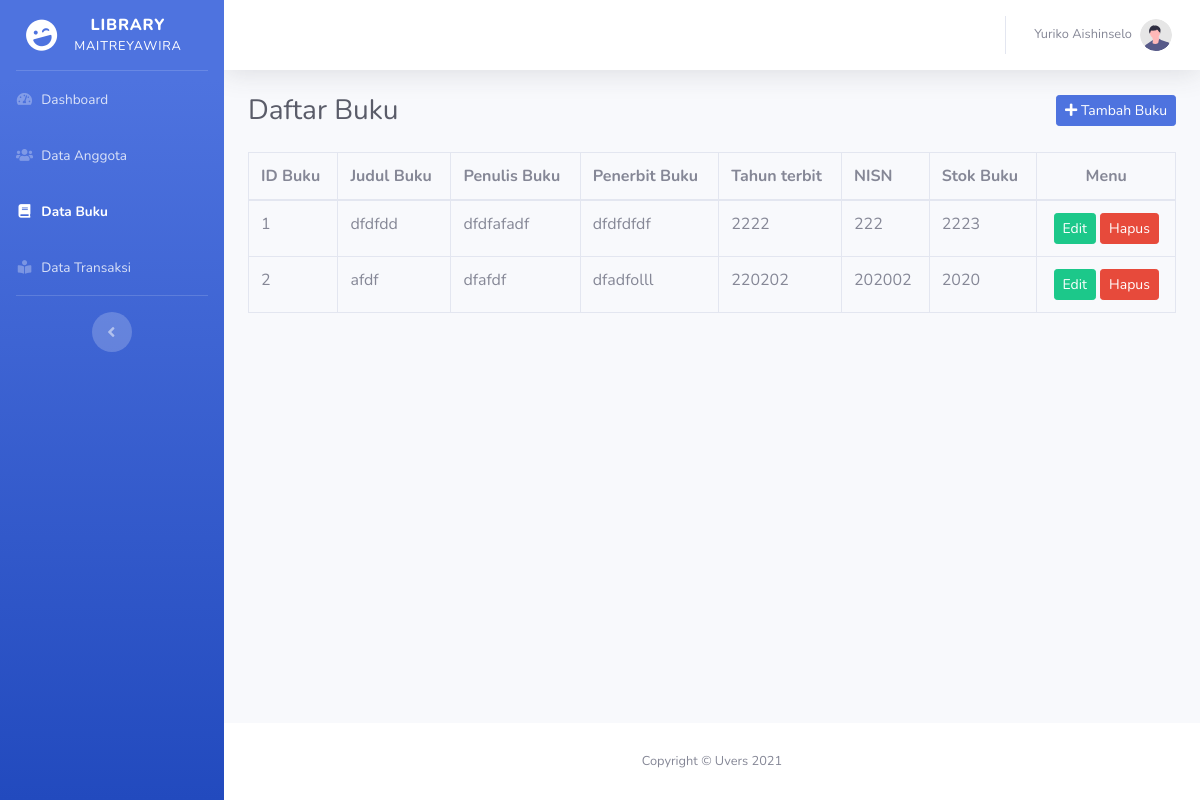
The app's page /index.php?page=daftarBuku, older data.
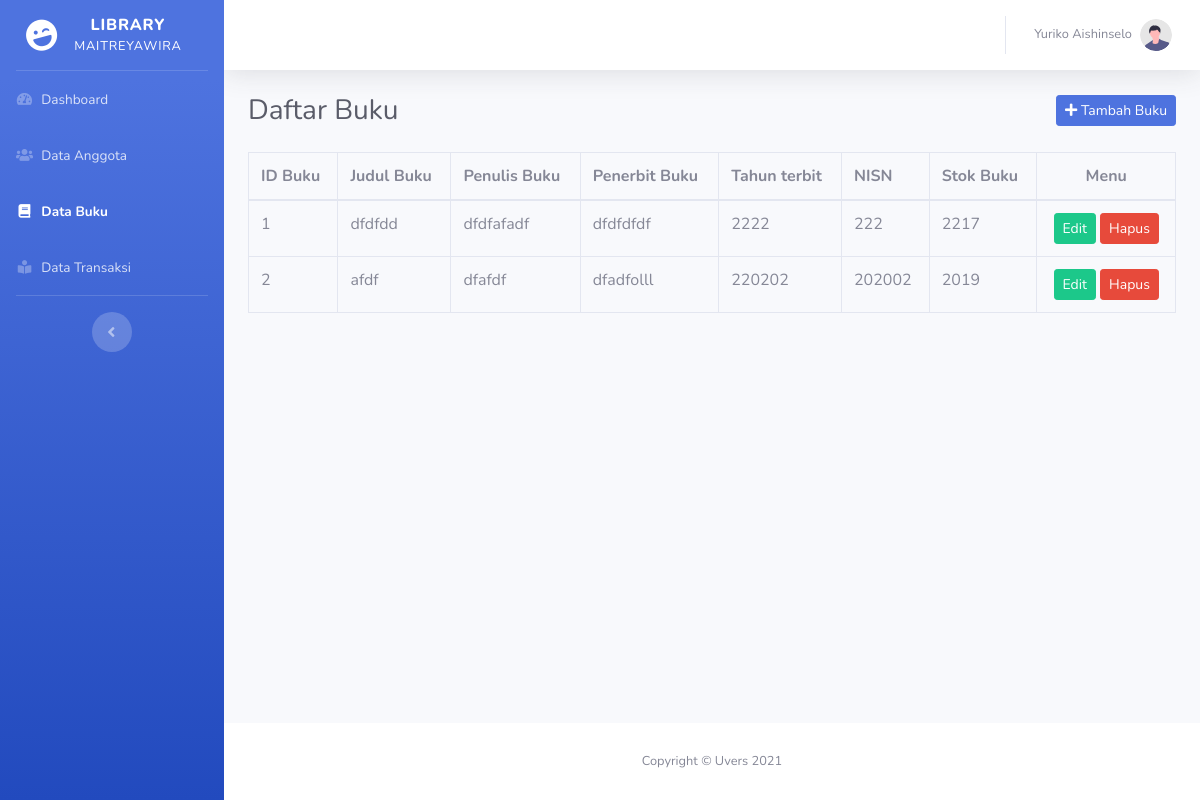
The same page, newer data.
### tables this page shows
CREATE TABLE `tabel_buku` (
  `id_buku` int(11) NOT NULL,
  `judul_buku` varchar(64) NOT NULL,
  `penulis_buku` varchar(64) NOT NULL,
  `penerbit_buku` varchar(64) NOT NULL,
  `tahun_terbit` int(11) NOT NULL,
  `nisn` int(11) NOT NULL,
  `stok_buku` int(11) NOT NULL
);

### Pages/Buku/daftarBuku.php (the view, shortened to what this page needs)
<div class="d-sm-flex align-items-center justify-content-between mb-4">
    <h1 class="h3 mb-0 text-gray-800">Daftar Buku</h1>
    <a href="index.php?page=tambahBuku" class="btn btn-primary btn-sm">
        <i class="fas fa-plus"></i> Tambah Buku
    </a>
</div>
<div class="table-responsive">
    <table class="table table-bordered" width="100%" cellspacing="0">
        <thead>
            <tr>
                <th>ID Buku</th>
                <th>Judul Buku</th>
                <th>Penulis Buku</th>
                <th>Penerbit Buku</th>
                <th>Tahun terbit</th>
                <th>NISN</th>
                <th>Stok Buku</th>
                <th class="text-center">Menu</th>
            </tr>
        </thead>
        <tbody>
            <?php
            include "koneksi.php";
            $sql = "SELECT * FROM tabel_buku";
            $query = mysqli_query($db, $sql);
            while ($data = mysqli_fetch_array($query)) {
                ?>
                <tr>
                    <td><?php echo $data['id_buku']; ?></td>
                    <td><?php echo $data['judul_buku']; ?></td>
                    <td><?php echo $data['penulis_buku']; ?></td>
                    <td><?php echo $data['penerbit_buku']; ?></td>
                    <td><?php echo $data['tahun_terbit']; ?></td>
                    <td><?php echo $data['nisn']; ?></td>
                    <td><?php echo $data['stok_buku']; ?></td>
                    <td class="text-center">
                        <a href="index.php?page=editBuku&id=<?php echo $data['id_buku']; ?>"
                            class="btn btn-sm btn-success">Edit</a>
                        <a href="index.php?page=hapusBukuLogic&id=<?php echo $data['id_buku']; ?>"
                            onclick="return confirm('Apakah Anda yakin ingin menghapus anggota ini?')"
                            class="btn btn-sm btn-danger">Hapus</a>
                    </td>
                </tr>
                <?php
            }
            ?>
        </tbody>
    </table>
</div>

Row changes from the older to the newer data that the page shows:
changed tabel_buku "dfdfdd": stok_buku "2223" → "2217"
changed tabel_buku "afdf": stok_buku "2020" → "2019"
